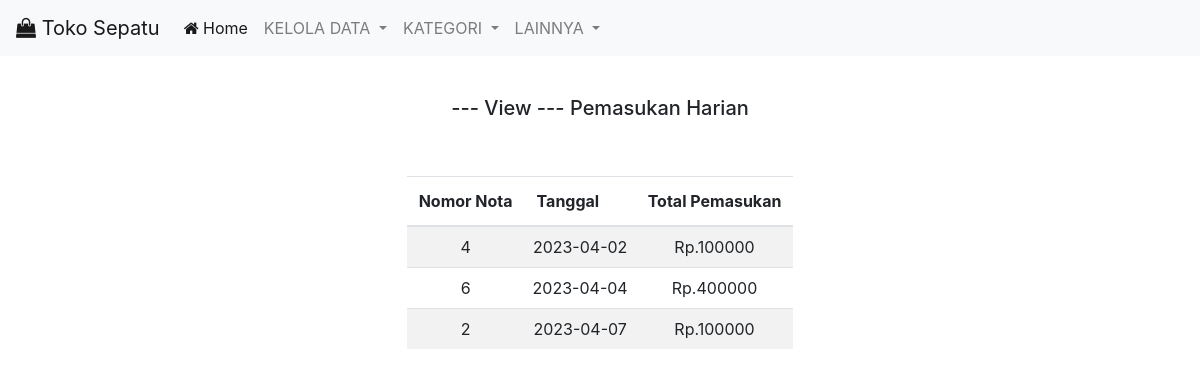
The page /view/pemasukan_harian.php on the database its author committed.
### tables this page shows
CREATE TABLE `header_bayar` (
  `no_nota` int(11) NOT NULL AUTO_INCREMENT,
  `id_detail` int(11) NOT NULL,
  `tanggal` date NOT NULL,
  `total_pembelian` int(11) NOT NULL,
  `bayar` int(11) NOT NULL,
  `sisa_bayar` int(11) NOT NULL,
  PRIMARY KEY (`no_nota`),
  KEY `fk_head_detail` (`id_detail`),
  CONSTRAINT `fk_head_detail` FOREIGN KEY (`id_detail`) REFERENCES `detail_bayar` (`id_detail`) ON DELETE CASCADE ON UPDATE CASCADE
);

### view/pemasukan_harian.php (the view, shortened to what this page needs)
<?php
require '../function.php';
$query = "SELECT * FROM pemasukan_harian";
$hasil = mysqli_query($koneksi, $query);
?>
<!DOCTYPE html>
<html lang="en">
<head>
    <link rel="stylesheet" href="https://maxcdn.bootstrapcdn.com/bootstrap/4.0.0/css/bootstrap.min.css"
>
    <link rel="stylesheet" href="https://maxcdn.bootstrapcdn.com/font-awesome/4.5.0/css/font-awesome.min.css" />
</head>
<body>
    <nav class="navbar navbar-expand-lg navbar-light bg-light fixed-top">
        <a class="navbar-brand" href="#"><i class="fa fa-shopping-bag"></i> Toko Sepatu </a>
        <div class="collapse navbar-collapse" id="navbarNavDropdown">
            <ul class="navbar-nav">
                <li class="nav-item active">
                    <a class="nav-link" href="../index.php"><i class="fa fa-home"></i> Home </a>
                </li>
                <li class="nav-item dropdown">
                    <a class="nav-link dropdown-toggle" href="#" id="navbarDropdownMenuLink" data-toggle="dropdown"
                        aria-haspopup="true" aria-expanded="false">
                        KELOLA DATA
                    </a>
                </li>
                <li class="nav-item dropdown">
                    <a class="nav-link dropdown-toggle" href="#" id="navbarDropdownMenuLink" data-toggle="dropdown"
                        aria-haspopup="true" aria-expanded="false">
                        KATEGORI
                    </a>
                </li>
                <li class="nav-item dropdown">
                    <a class="nav-link dropdown-toggle" href="#" id="navbarDropdownMenuLink" data-toggle="dropdown"
                        aria-haspopup="true" aria-expanded="false">
                        LAINNYA
                    </a>
                </li>
            </ul>
        </div>
    </nav>
    <div class="d-flex align-items-center justify-content-center mt-5">
        <div class="p-5">
            <h5 class="text-center">--- View --- Pemasukan Harian</h5>
        </div>
    </div>
    <div class="container d-flex align-items-center justify-content-center">
        <div class="row">
            <div class="col">
                <table class="table table-striped">
                    <thead>
                        <tr>
                            <th scope="col class=" px-4""> Nomor Nota</th>
                            <th scope="col class=" px-4""> Tanggal</th>
                            <th scope="col class=" px-4""> Total Pemasukan</th>
                        </tr>
                    </thead>
                    <tbody>
                        <?php while ($row = mysqli_fetch_array($hasil)) { ?>
                        <tr>
                            <td class="p-2 text-center"><?=$row['nomor nota']; ?></td>
                            <td class="p-2 text-center"><?=$row['tanggal']; ?></td>
                            <td class="p-2 text-center">Rp.<?=$row['total pemasukan']; ?></td>
                        </tr>
                        <?php } ?>
                    </tbody>
                </table>
            </div>
        </div>
    </div>
</body>
</html>

### rows shown on the page
header_bayar: nomor "4", tanggal "2023-04-02", total "100000"
header_bayar: nomor "6", tanggal "2023-04-04", total "400000"
header_bayar: nomor "2", tanggal "2023-04-07", total "100000"
